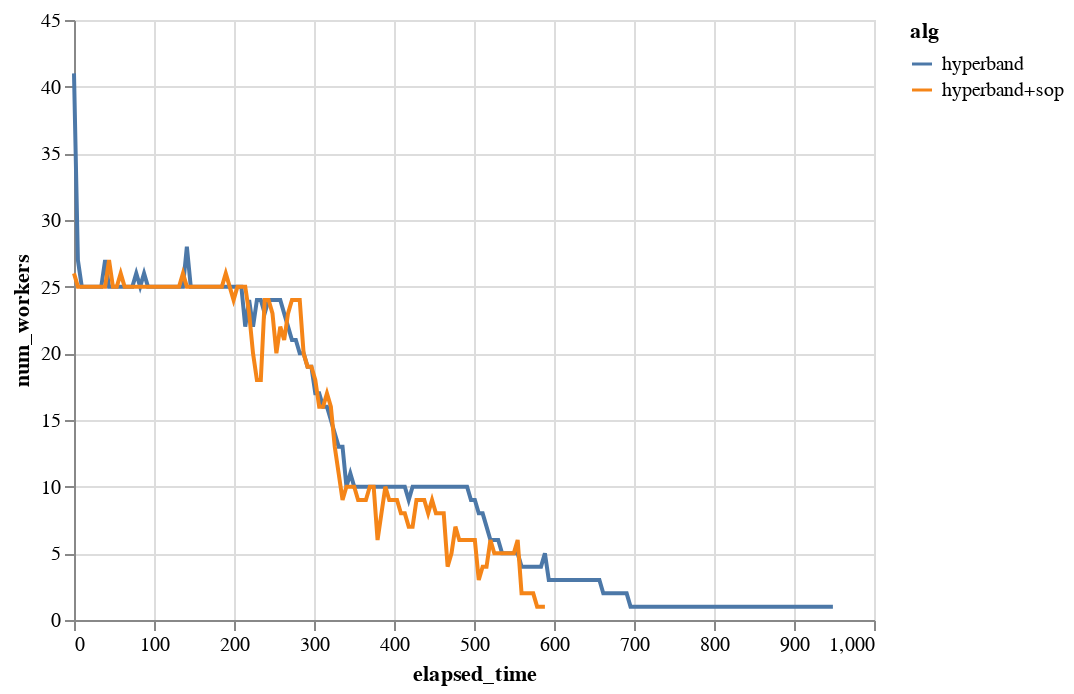

Write notebook code for a chart like this one.
### Code cell
import altair as alt
alt.Chart(df).mark_line().encode(
    x="elapsed_time",
    y="num_workers",
    color="alg",
)

### Figure 1 — Vega-Lite specification as saved in the notebook (floating-point values rounded to 4 significant figures; data arrays with more than 128 entries replaced by an {"elided": "..."} marker saying what was removed)
{"$schema": "https://vega.github.io/schema/vega-lite/v2.6.0.json", "config": {"view": {"height": 300, "width": 400}}, "data": {"name": "data-017a40bfd0543a65e7a899d70aad9ee5"}, "datasets": {"data-017a40bfd0543a65e7a899d70aad9ee5": {"elided": "318 records"}}, "encoding": {"color": {"field": "alg", "type": "nominal"}, "x": {"field": "elapsed_time", "type": "quantitative"}, "y": {"field": "num_workers", "type": "quantitative"}}, "mark": "line"}
